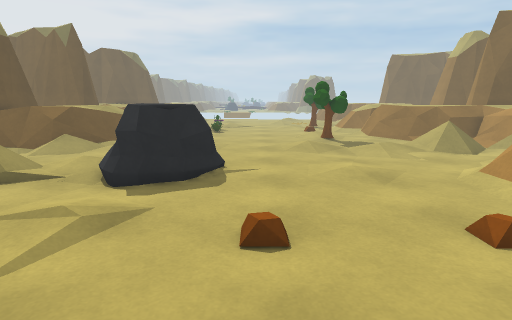
view 1 (above)

24 first-person views from a walk through a scene from a Unity 3-D project. The camera is 1.4 m above the floor, tilts 10° down and sees 75° across. The floor is counted in squares, 0.63 m on a side. Each view is taken from the middle of a square. On the plan, view 1 faces up. The plan holds only what a view shows up to about 19 squares ahead; the rest is blank. The place goes on beyond the plan. The player is left out.

view 2
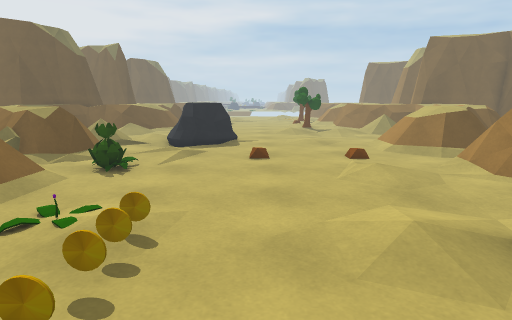

view 3
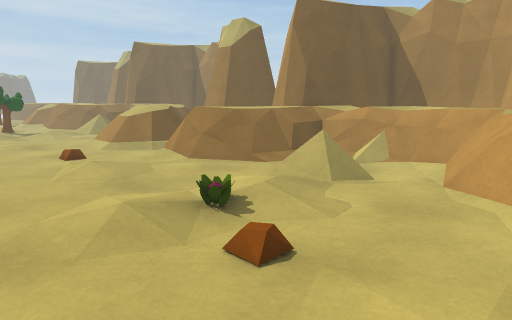

view 4
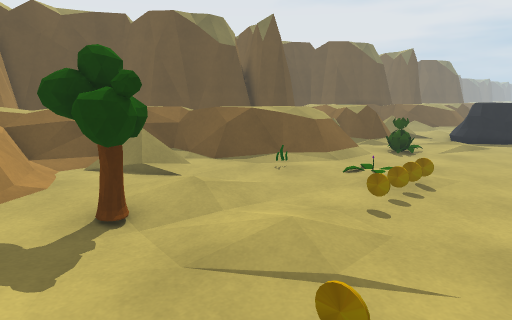

view 5
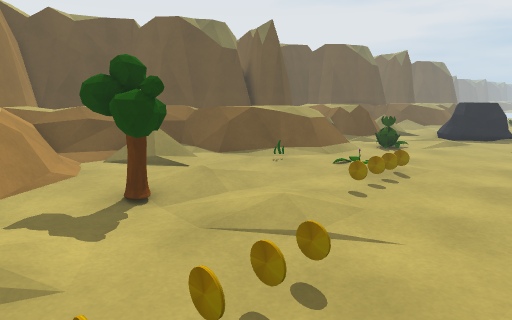

view 6
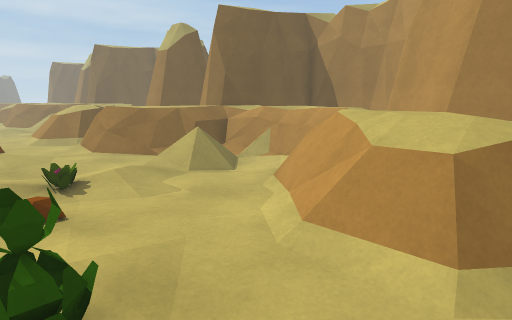

view 7
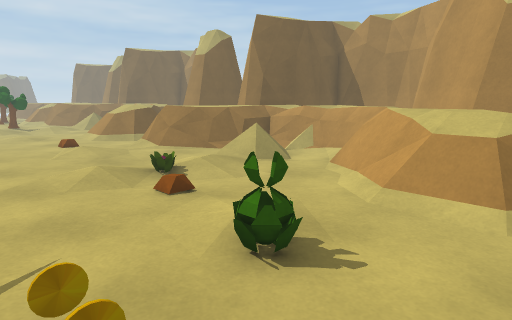

view 8
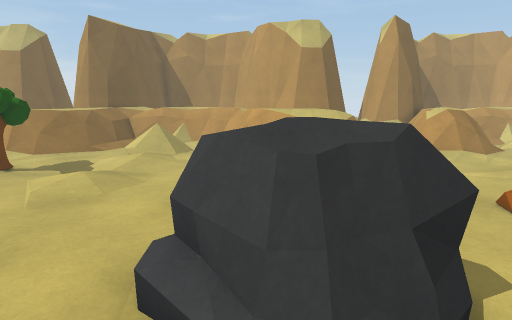

view 9
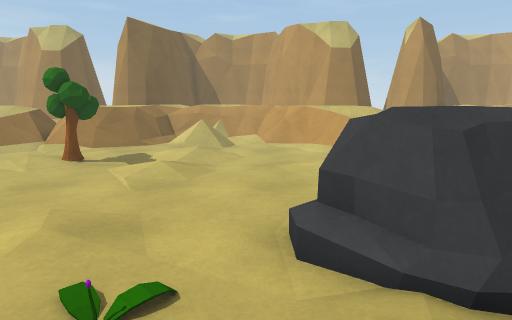

view 10
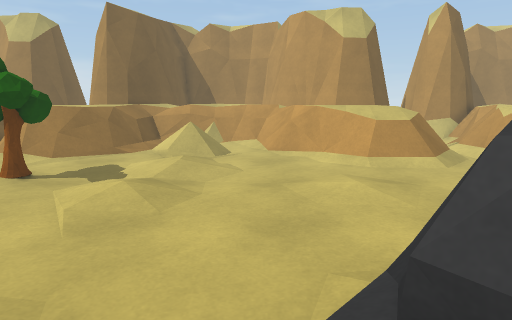

view 11
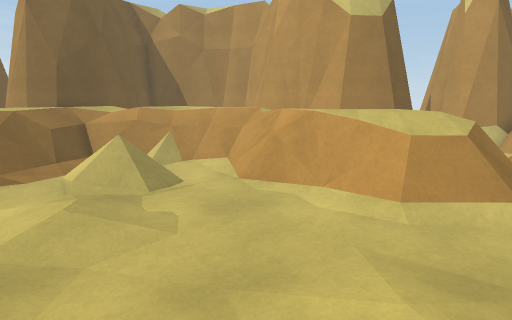

view 12
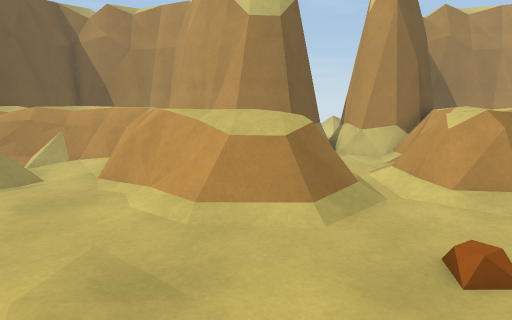

view 13
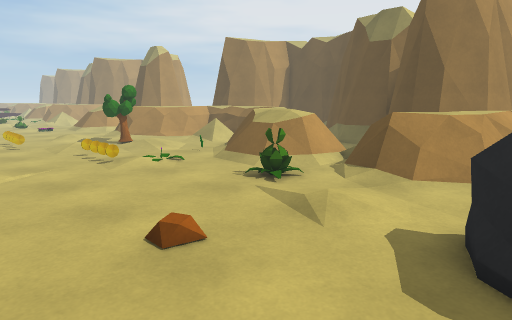

view 14
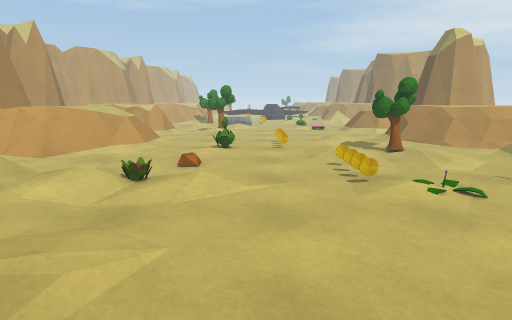

view 15
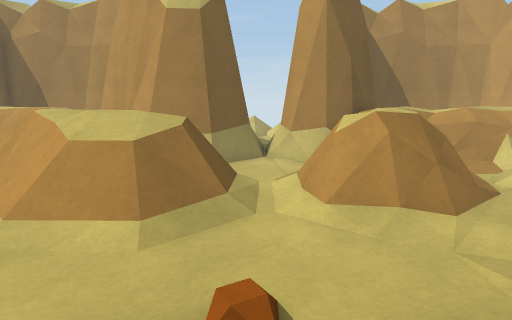

view 16
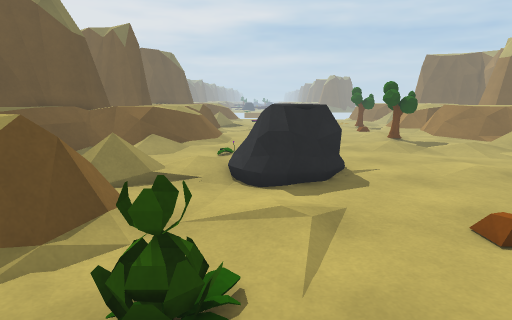

view 17
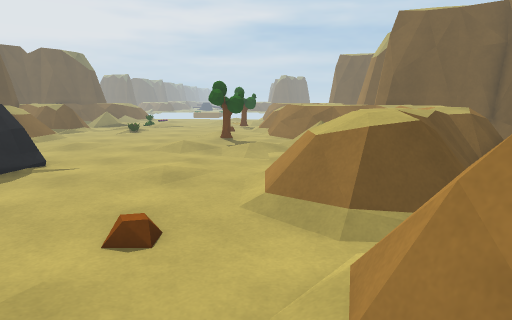

view 18
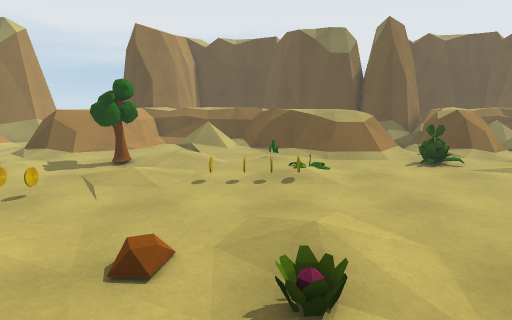

view 19
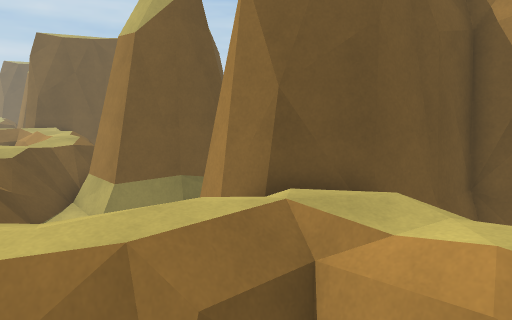

view 20
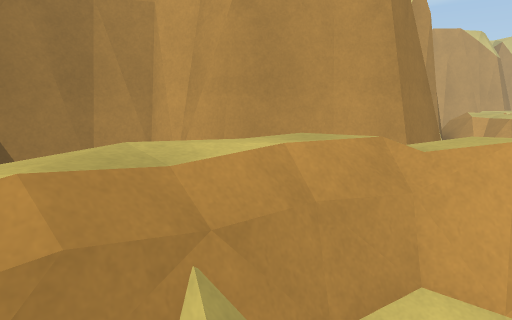

view 21
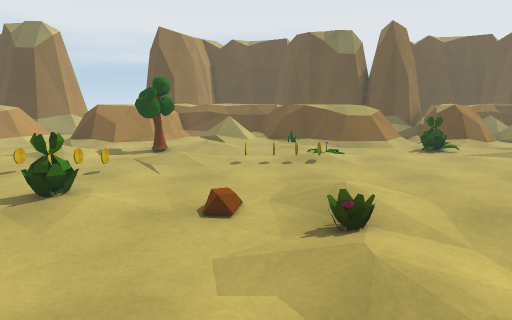

view 22
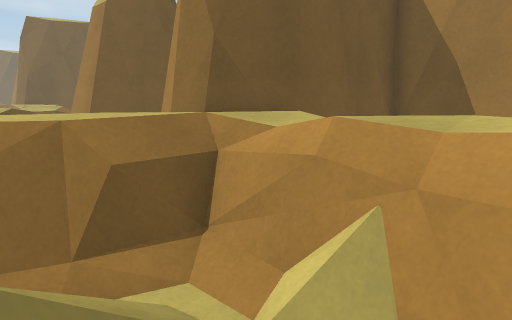

view 23
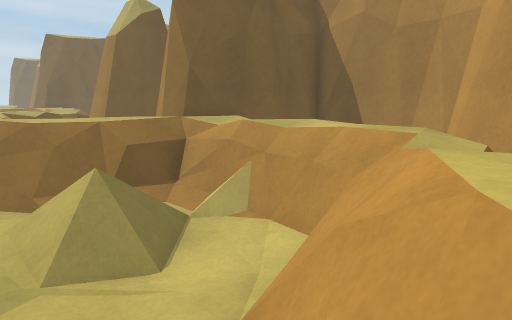

view 24
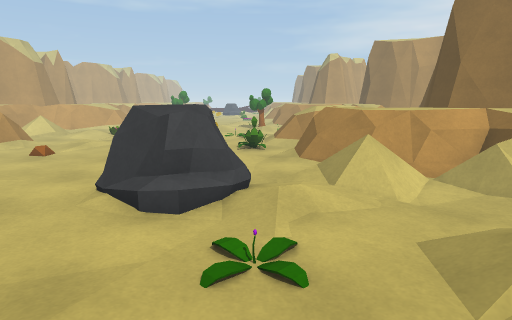

### Floor plan
Key: @ floor where view 1 was taken; # wall or solid block; . main floor; : floor 0.25 m higher than the main floor; + floor 0.75 m higher than the main floor; * floor 1 m higher than the main floor; % floor 1.25 m higher than the main floor; / step, stairs or slope; = window, fence, low wall or low ledge; ^ raised ledge; T tree; R rock; P plant; C coin; O other object.
Columns run from 11 left of view 1 to 19 right of it. Each row starts with its distance up from view 1.
 19   # =:. ......TTT...=^=#=###
 18   %=+:...............#===# ####
 17   ==:..............// .=%    ##
 16 ##==.........::..:.///.=%%   ##
 15 ==//............/..////=*%   ##
 14 =#//..P................=%#=  ##
 13 .....................#==%*=  ##
 12 ......//R/..........===%%=:###
 11 :.//.:/RRRR........=^####=##
 10  ////..RRRR......./==%##=##
  9 =#///..RRR........OOO#^=##
  8 #^=#..............=OO==###
  7 #%===.............====####
  6 =%%%=..::.........#===..####
  5 #====.../..:...:.........###
  4   ==#..............=##...###
  3   ///.PP..........=^===#=#
  2  ====/......../:..=*%%===#
  1   ^^=/............===%%%###
  0   ^^^/.....@........=^=*=%###
 -1   ^^O/...............#===# ####
 -2  ^^=:...P..........///.=%=   ##
 -3 ^^==.O...C...::P.:.////=%%   ##
 -4 ===......C....../..////=*%   ##
 -5 =/.......C.............=%#   ##
 -6  //.../...............==%*  ##
 -7  //..:/.............===%%=###
 -8 //......::.........=^#### ##
 -9 .....TT.........../==%## ##
-10 ==#..TTT...C.PP...OOO## ##
-11 ^===.......C......=OO   #
-12 ^^^==......C......===   #
-13   ^^^../:.........#=

Positions as (right, up) in squares from view 1, and headings:
1: (0, 0), facing up
2: (0, -8), facing up
3: (0, -9), facing up-right
4: (1, -12), facing up-left
5: (2, -13), facing up-left
6: (2, -13), facing up-right
7: (-1, -13), facing up-right
8: (-7, 11), facing right
9: (-8, 13), facing right
10: (-5, 13), facing right
11: (0, 12), facing right
12: (0, 8), facing right
13: (3, 10), facing down-left
14: (1, 6), facing down
15: (1, 5), facing right
16: (-4, 0), facing up
17: (6, 0), facing up
18: (8, -4), facing left
19: (9, -3), facing up-right
20: (10, -2), facing down-right
21: (10, -5), facing left
22: (9, -5), facing up-right
23: (7, -9), facing up-right
24: (-5, 19), facing down
